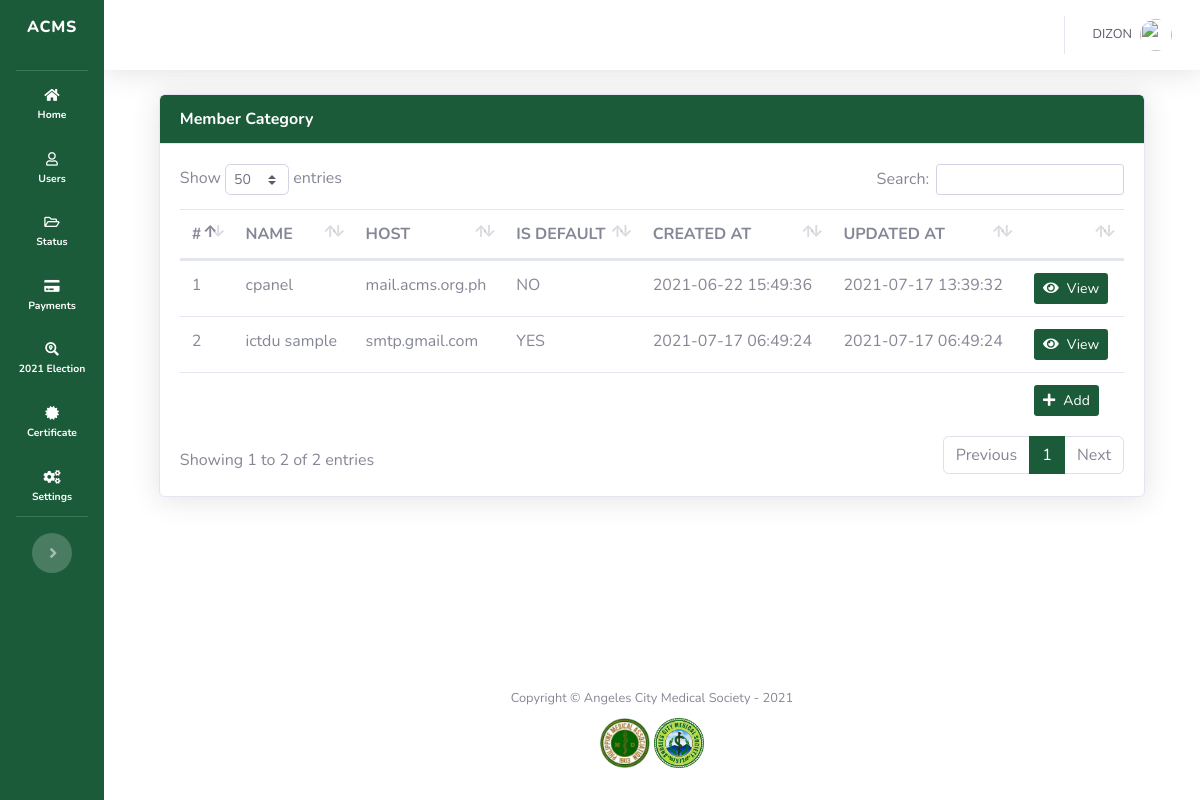
The page /admin/manage_email_settings.php (signed in) on the database its author committed.
### tables this page shows
CREATE TABLE `settings_email` (
  `id` int(11) NOT NULL,
  `name` varchar(255) NOT NULL,
  `host` varchar(255) NOT NULL,
  `auth` tinyint(1) NOT NULL DEFAULT 1,
  `username` varchar(255) NOT NULL,
  `password` varchar(255) NOT NULL,
  `port` int(4) NOT NULL DEFAULT 587,
  `is_default` tinyint(1) NOT NULL DEFAULT 0,
  `created_at` datetime NOT NULL DEFAULT current_timestamp(),
  `updated_at` datetime NOT NULL DEFAULT current_timestamp()
);

### admin/manage_email_settings.php (the view, shortened to what this page needs)
<?php
    include('sidebar.php');
    $settings   =   $mysqli->query("SELECT * FROM settings_email");
?>
    <div id="content-wrapper" class="d-flex flex-column">
      <div id="content">
<?php require('topbar.php'); ?>
        <div class="container-fluid">
            <div class="row">
                <div class="col-md-12">
                    <div class="card shadow overflow-auto">
                        <div class="card-header bg-gradient-primary text-white font-weight-bold">
                            Member Category
                        </div>
                        <div class="card-body">
                            <table id="table_category" class="table table-hover text-sm">
                                <thead>
                                  <tr>
                                      <th>#</th>
                                      <th>NAME</th>
                                      <th>HOST</th>
                                      <th>IS DEFAULT</th>
                                      <th>CREATED AT</th>
                                      <th>UPDATED AT</th>
                                      <th></th>
                                  </tr>
                                </thead>
                                <tbody>
                                  <?php $i=1; ?>
                                  <?php foreach($settings as $setting):?>
                                  <tr class="cursor-pointer">
                                    <td>
                                      <?=$i?>
                                    </td>
                                    <td>
                                      <?=$setting['name']?>
                                    </td>
                                    <td>
                                      <?=$setting['host']?>
                                    </td>
                                    <td>
                                      <?=$setting['is_default'] == 1 ? 'YES' : 'NO'?>
                                    </td>
                                    <td>
                                      <?=$setting['created_at']?>
                                    </td>
                                    <td>
                                      <?=$setting['updated_at']?>
                                    </td>
                                    <td>
                                      <a href="view_email_setting.php?setting_id=<?=$setting['id']?>" class="btn btn-sm bg-gradient-primary text-white">
                                        <i class='fas fa-eye mr-2'></i>View
                                      </a>
                                    </td>
                                  </tr>
                                  <?php $i++; ?>
                                  <?php endforeach ?>
                                </tbody>
                                <tfoot>
                                  <tr>
                                    <td colspan='6'>
                                    </td>
                                    <td colspan='1'>
                                      <button class="btn btn-sm bg-gradient-primary text-white" data-toggle="modal" data-target="#modal_create_category">
                                        <i class='fas fa-plus mr-2'></i>Add
                                      </button>
                                    </td>
                                  </tr>
                                </tfoot>
                            </table>
                        </div>
                    </div>
                </div>
            </div>
        </div>
      </div>
<?php
  include('footer.php');
?>

### admin/sidebar.php (style rules this page uses)
a:link { text-decoration: none; }
.bg-gradient-primary { background-color: #1b5b3a !important; background-image: none !important; background-image: none !important; background-size: cover !important; }
.container-fluid { background-color: white; padding-left: 5% !important; padding-right: 5% !important; }
#content-wrapper { background-color: white !important; }
::placeholder { opacity: 0.7 !important; }

### rows shown on the page
settings_email: name "cpanel", host "mail.acms.org.ph", is_default "NO", created_at "2021-06-22 15:49:36", updated_at "2021-07-17 13:39:32"
settings_email: name "ictdu sample", host "smtp.gmail.com", is_default "YES", created_at "2021-07-17 06:49:24", updated_at "2021-07-17 06:49:24"

### other values the page prints
$_SESSION['full_name'] "DIZON"
